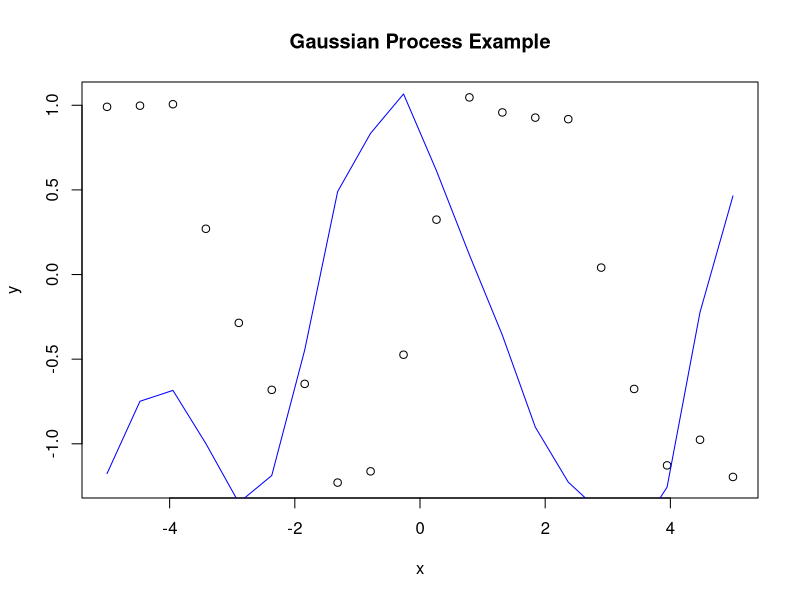

Source code (R):
## ---- chunk 1
# Load library
library(MASS)

# Example data
x <- seq(-5, 5, length.out = 20)
y <- sin(x) + rnorm(20, 0, 0.2)

# RBF Kernel function
rbf_kernel <- function(x1, x2, l=1){
  exp(- (outer(x1, x2, "-")^2) / (2*l^2))
}

K <- rbf_kernel(x, x) + 0.01 * diag(20)

# Simulate from the Gaussian Process
y_sim <- mvrnorm(1, mu = rep(0, 20), Sigma = K)

# Plot
plot(x, y, main="Gaussian Process Example", xlab="x", ylab="y")
lines(x, y_sim, col="blue")
